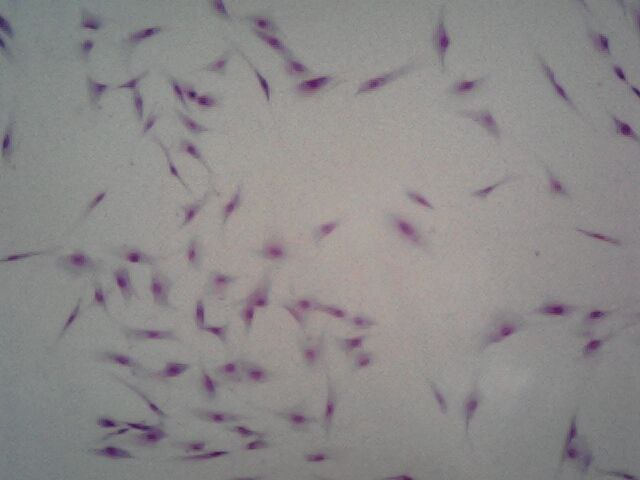
#> input picture content/cells/form1.jpg, 640 x 480 px
$ jupyter execute Count_cells.ipynb
#> lines starting #> are read from the running program, lines starting #| are printed output that depends on the picture; after the words box and inside, x2 and y2 are one past the last pixel; in counts of white or black regions, pixels touching at a corner belong together; long printed decimals are rounded
[cell 1]
import numpy as np
import cv2 as cv
from matplotlib import pyplot as plt

def plot_gray_img(gray):
    fig = plt.figure()
    ax = fig.add_subplot()
    ax.imshow(cv.cvtColor(gray,cv.COLOR_GRAY2RGB))
    plt.show()

def plot_img(img):
    fig = plt.figure()
    ax = fig.add_subplot()
    ax.imshow(img)
    plt.show()

img = cv.imread('form1.jpg')
#> img is the input picture: shape (480, 640, 3); mean B, G, R 137.9, 137.3, 140.4
assert img is not None, "file could not be read, check with os.path.exists()"

[cell 2]
#plot_img(img)
#Черно-белый и по каналам:
gray = cv.cvtColor(img,cv.COLOR_RGB2GRAY)
#print(gray)
#plot_gray_img(gray)

red = np.array(img)
red[:,:,1] = 0;
red[:,:,2] = 0;
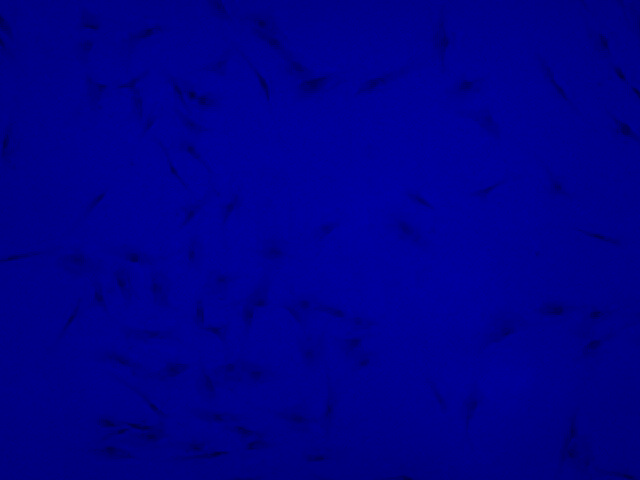
#> red: shape (480, 640, 3); mean B, G, R 137.9, 0, 0

green = np.array(img)
green[:,:,0] = 0;
green[:,:,2] = 0;
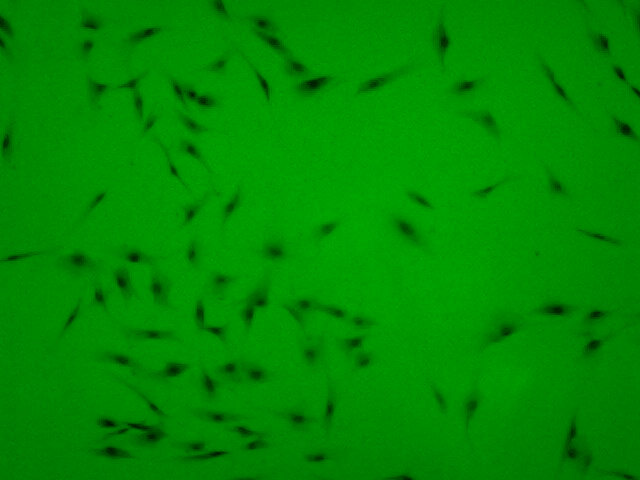
#> green: shape (480, 640, 3); mean B, G, R 0, 137.3, 0

blue = np.array(img)
blue[:,:,0] = 0;
blue[:,:,1] = 0;
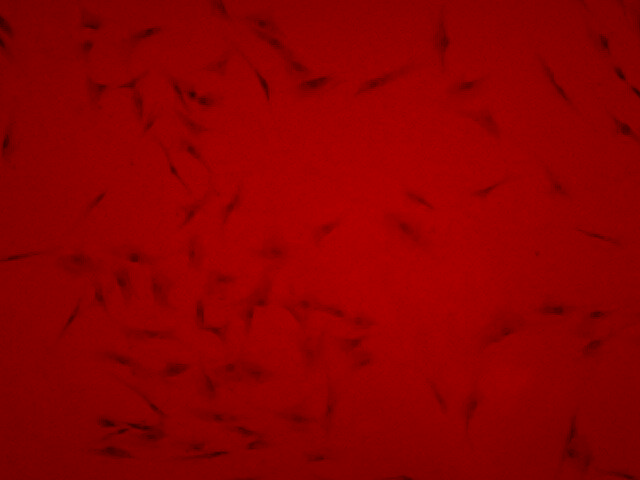
#> blue: shape (480, 640, 3); mean B, G, R 0, 0, 140.4

# Графики в цвете:
plt.subplot(2,2,1)
plt.imshow(img)
plt.title('color')
plt.subplot(2,2,2)
plt.imshow(red)
plt.title('red')
plt.subplot(2,2,3)
plt.imshow(green)
plt.title('green')
plt.subplot(2,2,4)
plt.imshow(blue)
plt.title('blue')
plt.show()
#> figure, not shown here; B, G, R data is drawn as R, G, B

# Каналы в сером цвете для сравнения
red_gr, green_gr, blue_gr = cv.split(img)

plt.subplot(2,2,1)
plt.imshow(cv.cvtColor(gray,cv.COLOR_GRAY2RGB))
plt.title('gray')
plt.subplot(2,2,2)
plt.imshow(cv.cvtColor(red_gr,cv.COLOR_GRAY2RGB))
plt.title('red')
plt.subplot(2,2,3)
plt.imshow(cv.cvtColor(green_gr,cv.COLOR_GRAY2RGB))
plt.title('green')
plt.subplot(2,2,4)
plt.imshow(cv.cvtColor(blue_gr,cv.COLOR_GRAY2RGB))
plt.title('blue')
plt.show()
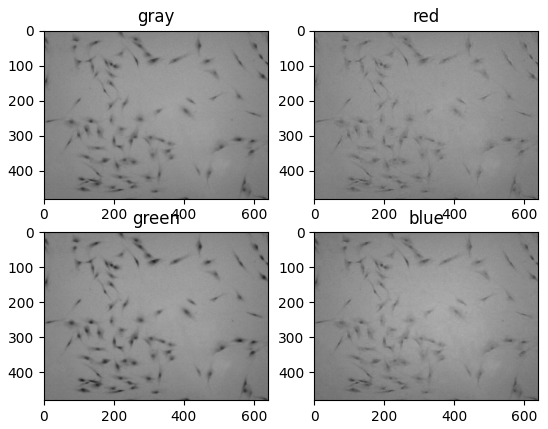
#> figure drawn by matplotlib, 4 panels

avg = np.mean(gray)
#> avg = 137.9
s = np.std(gray)
#> s = 14.35
print(avg)
#| 137.851
print(s)
#| 14.348

[cell 3]
# Статистики первого порядка:
n = 100
plt.figure(figsize=(5,20))
plt.subplot(3,1,1)
rr = red_gr.ravel()
plt.hist(rr, bins=n, color='r');

plt.subplot(3,1,2)
br = blue_gr.ravel()
plt.hist(br, bins=n, color='g');

plt.subplot(3,1,3)
gr = green_gr.ravel()
plt.hist(gr, bins=n, color='b');

plt.show()
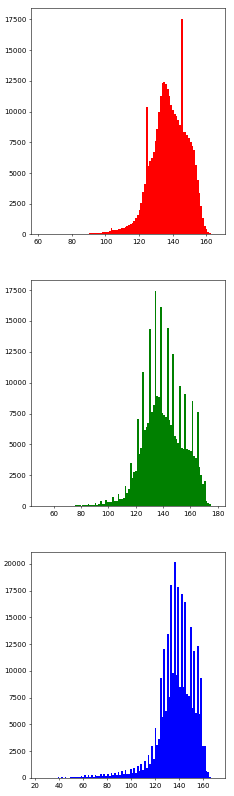
#> figure drawn by matplotlib, 3 panels; panel 1: tallest bar 17547 high, from x = 145 to 146.1; panel 2: tallest bar 17462 high, from x = 133.9 to 135.1; panel 3: tallest bar 20132 high, from x = 135.7 to 137.2

[cell 4]
ret = 60
plt.figure(figsize=(20,15))
ret, tresh_gray = cv.threshold(gray,ret,255,0)
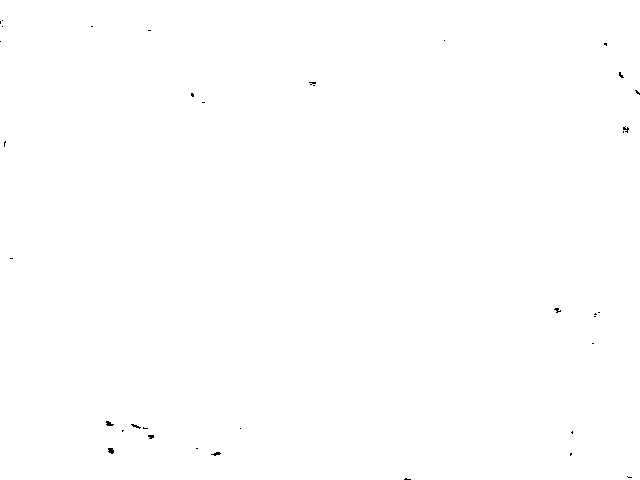
#> tresh_gray: shape (480, 640); 99.9% white; black in thin lines or dots
#> ret = 60
ret, tresh_red = cv.threshold(red_gr,ret,255,0)
#> tresh_red: shape (480, 640); every value is 255
ret, tresh_green = cv.threshold(green_gr,ret,255,0)
#> tresh_green: shape (480, 640); 99.6% white; 65 black regions (41 under 20 px), largest, box (x1, y1, x2, y2) and area: (307, 79, 321, 88) 72, (128, 424, 150, 430) 64, (106, 448, 117, 455) 64
ret, tresh_blue = cv.threshold(blue_gr,ret,255,0)
#> tresh_blue: shape (480, 640); 100% white; black in thin lines or dots

plt.subplot(2,2,1)
plt.imshow(cv.cvtColor(tresh_gray,cv.COLOR_GRAY2RGB))
plt.title('gray')
plt.subplot(2,2,2)
plt.imshow(cv.cvtColor(tresh_red,cv.COLOR_GRAY2RGB))
plt.title('red')
plt.subplot(2,2,3)
plt.imshow(cv.cvtColor(tresh_green,cv.COLOR_GRAY2RGB))
plt.title('green')
plt.subplot(2,2,4)
plt.imshow(cv.cvtColor(tresh_blue,cv.COLOR_GRAY2RGB))
plt.title('blue')
plt.show()

[cell 5]
# Алгоритм водораздела
ret, thresh = cv.threshold(gray,100,255,0)
#> thresh: shape (480, 640); 97.7% white; 115 black regions (34 under 20 px), largest, box (x1, y1, x2, y2) and area: (562, 421, 592, 470) 490, (126, 423, 164, 443) 374, (98, 446, 131, 459) 253
thresh = cv.bitwise_not(thresh)
plt.imshow(cv.cvtColor(thresh,cv.COLOR_GRAY2RGB))
plt.title('gray')
plt.show()

# noise removal
kernel = np.ones((3,3),np.uint8)
opening = cv.morphologyEx(thresh,cv.MORPH_OPEN,kernel, iterations = 1)
#> opening: shape (480, 640); 2.1% white; 84 white regions (5 under 20 px), largest, box (x1, y1, x2, y2) and area: (127, 423, 163, 443) 367, (563, 423, 582, 460) 363, (100, 446, 128, 459) 241

# sure background area
sure_bg = cv.dilate(opening,kernel,iterations=10)
#> sure_bg: shape (480, 640); 20.8% white; 54 white regions, largest, box (x1, y1, x2, y2) and area: (90, 394, 173, 469) 4588, (180, 404, 272, 469) 4023, (161, 76, 218, 184) 3514
plt.imshow(cv.cvtColor(sure_bg,cv.COLOR_GRAY2RGB))
plt.show()

# Finding sure foreground area
dist_transform = cv.distanceTransform(opening,cv.DIST_L2,5)
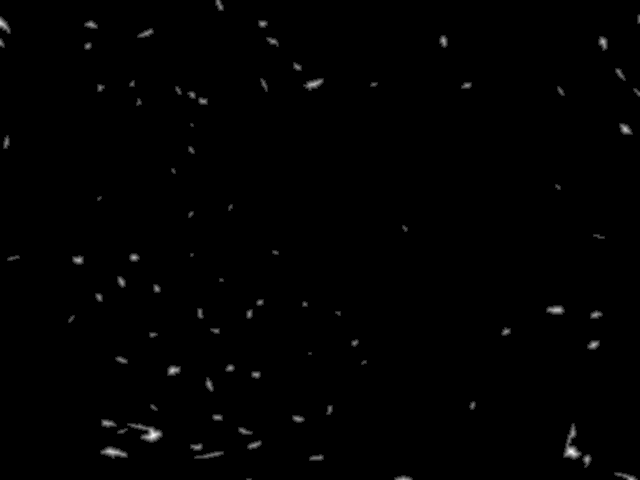
#> dist_transform: shape (480, 640) float32; min 0, max 7, mean 0.0406; drawn with min black and max white
ret, sure_fg = cv.threshold(dist_transform,0.1*dist_transform.max(),255,0)
#> ret = 0.7

# Finding unknown region
sure_fg = np.uint8(sure_fg)
plt.imshow(cv.cvtColor(sure_fg,cv.COLOR_GRAY2RGB))
plt.show()
unknown = cv.subtract(sure_bg,sure_fg)
#> unknown: shape (480, 640); 18.8% white; 54 white regions, largest, box (x1, y1, x2, y2) and area: (90, 394, 173, 469) 3782, (180, 404, 272, 469) 3532, (161, 76, 218, 184) 3257
plt.imshow(cv.cvtColor(unknown,cv.COLOR_GRAY2RGB))
plt.show()

# Marker labelling
ret, markers = cv.connectedComponents(sure_fg)
#> markers: shape (480, 640) int32; 85 distinct labels, from 0 to 84
#> ret = 85
print(ret-1)
#| 84

# Add one to all labels so that sure background is not 0, but 1
markers = markers+1
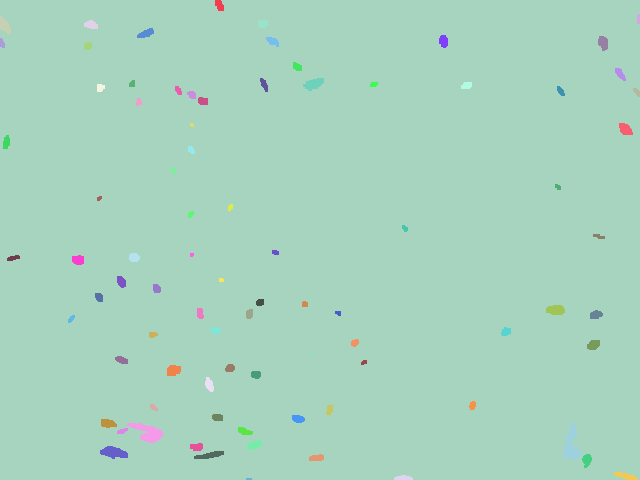
#> markers: shape (480, 640) int32; 85 distinct labels, from 1 to 85; one colour per label, 0 black

# Now, mark the region of unknown with zero
markers[unknown==255] = 0
markers = cv.watershed(cv.cvtColor(gray,cv.COLOR_GRAY2RGB),markers)
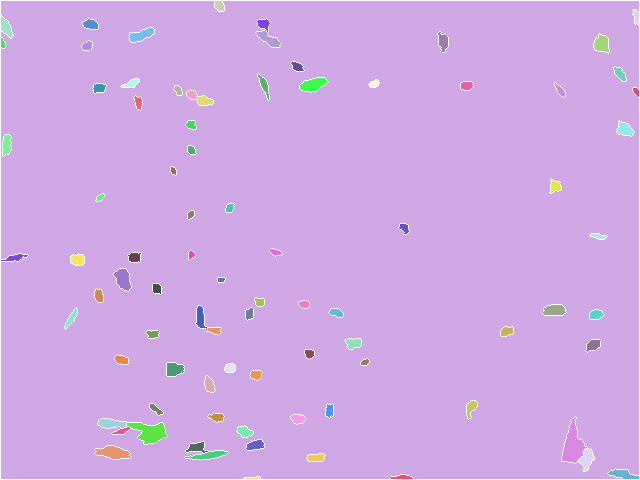
#> markers: shape (480, 640) int32; 86 distinct labels, from -1 to 85; one colour per label, 0 black, -1 white
segmented_img = np.array(img)
segmented_img[markers == -1] = [255,0,0]
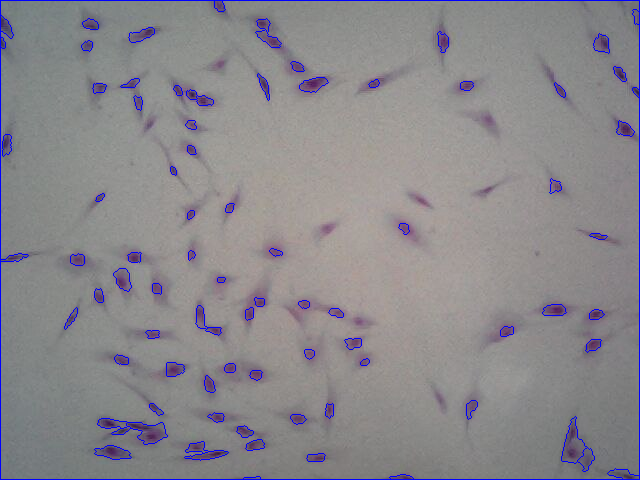
#> segmented_img: shape (480, 640, 3); 1.83% of pixels changed, all inside (x1, y1, x2, y2) = (0, 0, 640, 480)

plt.imshow(markers)
plt.show()
plt.imshow(segmented_img)
plt.show()

$ run again, with content/cells/lots2.jpg copied over content/cells/form1.jpg
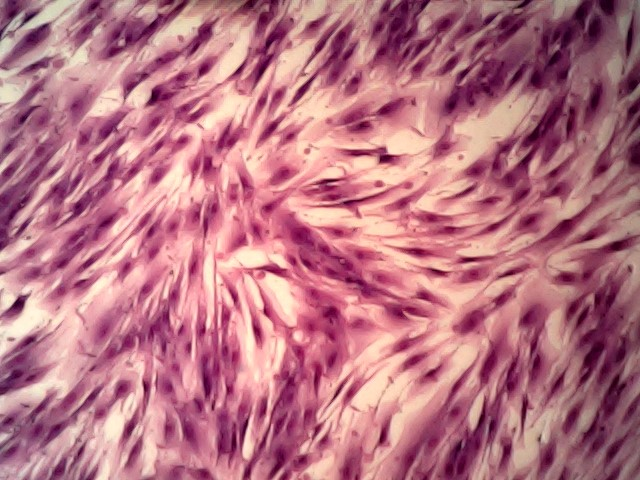
#> input picture content/cells/lots2.jpg, 640 x 480 px
#> img is the input picture: shape (480, 640, 3); mean B, G, R 130.8, 116.2, 184.8
#> avg = 128.4
#> s = 50.11
#| 128.368
#| 50.112
#> `ret, tresh_gray = cv.threshold(gray,ret,255,0)`:
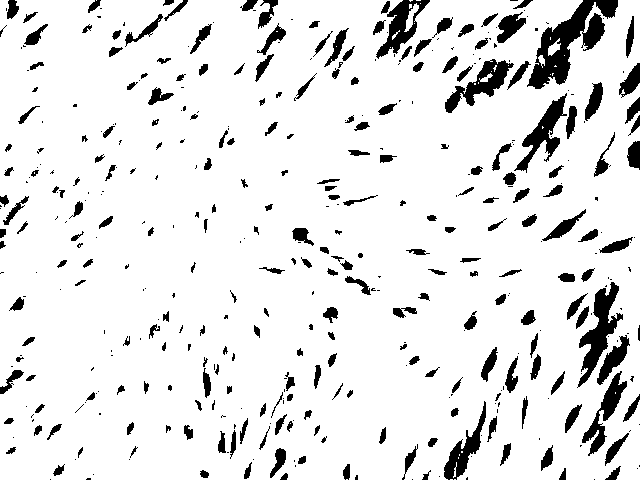
#> tresh_gray: shape (480, 640); 89.9% white; 435 black regions (200 under 20 px), largest, box (x1, y1, x2, y2) and area: (527, 0, 618, 89) 3031, (577, 282, 623, 388) 1654, (445, 59, 514, 113) 1247
#> `ret, tresh_gray = cv.threshold(gray,ret,255,0)`: ret = 60
#> tresh_red: shape (480, 640); 95.8% white; 398 black regions (266 under 20 px), largest, box (x1, y1, x2, y2) and area: (561, 0, 593, 50) 575, (523, 96, 565, 147) 521, (601, 373, 627, 417) 455
#> tresh_green: shape (480, 640); 81.6% white; 427 black regions (188 under 20 px), largest, box (x1, y1, x2, y2) and area: (443, 0, 619, 188) 8350, (574, 275, 640, 392) 3373, (372, 0, 457, 68) 2467
#> tresh_blue: shape (480, 640); 99.4% white; 71 black regions (47 under 20 px), largest, box (x1, y1, x2, y2) and area: (599, 0, 614, 14) 166, (575, 2, 587, 25) 166, (589, 19, 600, 37) 140
#> opening: shape (480, 640); 29.6% white; 217 white regions (27 under 20 px), largest, box (x1, y1, x2, y2) and area: (440, 0, 640, 206) 17300, (553, 235, 640, 480) 11775, (370, 0, 463, 70) 3350
#> sure_bg: shape (480, 640); 86.7% white; 65 black regions (15 under 20 px), largest, box (x1, y1, x2, y2) and area: (26, 157, 220, 388) 7146, (141, 209, 301, 393) 5584, (328, 317, 435, 446) 4520
#> `ret, sure_fg = cv.threshold(dist_transform,0.1*dist_transform.max(),25..`: ret = 2.3
#> unknown: shape (480, 640); 70.3% white; 309 black regions (81 under 20 px), largest, box (x1, y1, x2, y2) and area: (442, 0, 640, 204) 11100, (556, 237, 640, 480) 8245, (26, 157, 220, 388) 7146
#> `ret, markers = cv.connectedComponents(sure_fg)`: ret = 245
#| 244
#> `segmented_img[markers == -1] = [255,0,0]`:
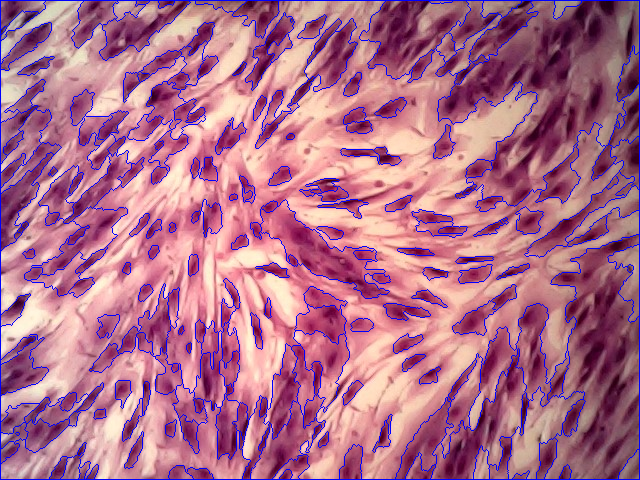
#> segmented_img: shape (480, 640, 3); 6.34% of pixels changed, all inside (x1, y1, x2, y2) = (0, 0, 640, 480)

$ run again, with content/cells/methanol1.jpg copied over content/cells/form1.jpg
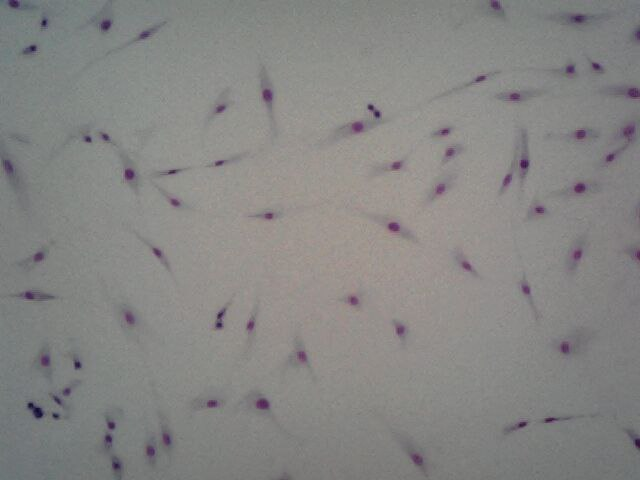
#> input picture content/cells/methanol1.jpg, 640 x 480 px
#> img is the input picture: shape (480, 640, 3); mean B, G, R 132, 133.5, 134.3
#> avg = 133.1
#> s = 12.05
#| 133.084
#| 12.054
#> tresh_gray: shape (480, 640); 99.8% white; 40 black regions (35 under 20 px), largest, box (x1, y1, x2, y2) and area: (28, 403, 43, 418) 91, (10, 0, 18, 7) 33, (635, 439, 640, 448) 33, (521, 161, 527, 168) 26, (75, 362, 80, 367) 20
#> `ret, tresh_gray = cv.threshold(gray,ret,255,0)`: ret = 60
#> tresh_red: shape (480, 640); 100% white; black in thin lines or dots, all inside (x1, y1, x2, y2) = (29, 21, 640, 447)
#> tresh_green: shape (480, 640); 99.6% white; 65 black regions (38 under 20 px), largest, box (x1, y1, x2, y2) and area: (28, 403, 43, 418) 107, (257, 400, 268, 408) 59, (629, 89, 638, 97) 53
#> tresh_blue: shape (480, 640); 99.9% white; 24 black regions (21 under 20 px), largest, box (x1, y1, x2, y2) and area: (28, 403, 43, 418) 105, (635, 440, 640, 447) 27, (75, 362, 80, 367) 20
#> opening: shape (480, 640); 1.6% white; 69 white regions, largest, box (x1, y1, x2, y2) and area: (27, 402, 44, 419) 177, (112, 456, 122, 477) 164, (623, 88, 640, 99) 149
#> sure_bg: shape (480, 640); 17.2% white; 52 white regions, largest, box (x1, y1, x2, y2) and area: (17, 349, 92, 430) 3348, (566, 115, 640, 172) 2471, (94, 410, 132, 480) 2146
#> `ret, sure_fg = cv.threshold(dist_transform,0.1*dist_transform.max(),25..`: ret = 0.579
#> unknown: shape (480, 640); 15.6% white; 52 white regions, largest, box (x1, y1, x2, y2) and area: (17, 349, 92, 430) 2956, (566, 115, 640, 172) 2209, (94, 410, 132, 480) 1810
#> `ret, markers = cv.connectedComponents(sure_fg)`: ret = 70
#| 69
#> `segmented_img[markers == -1] = [255,0,0]`:
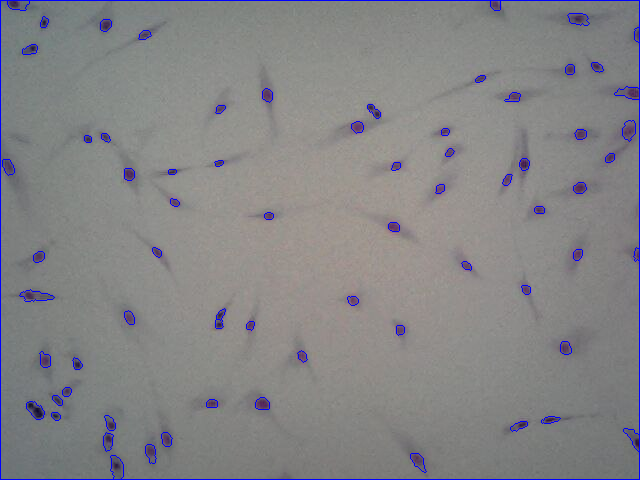
#> segmented_img: shape (480, 640, 3); 1.47% of pixels changed, all inside (x1, y1, x2, y2) = (0, 0, 640, 480)
